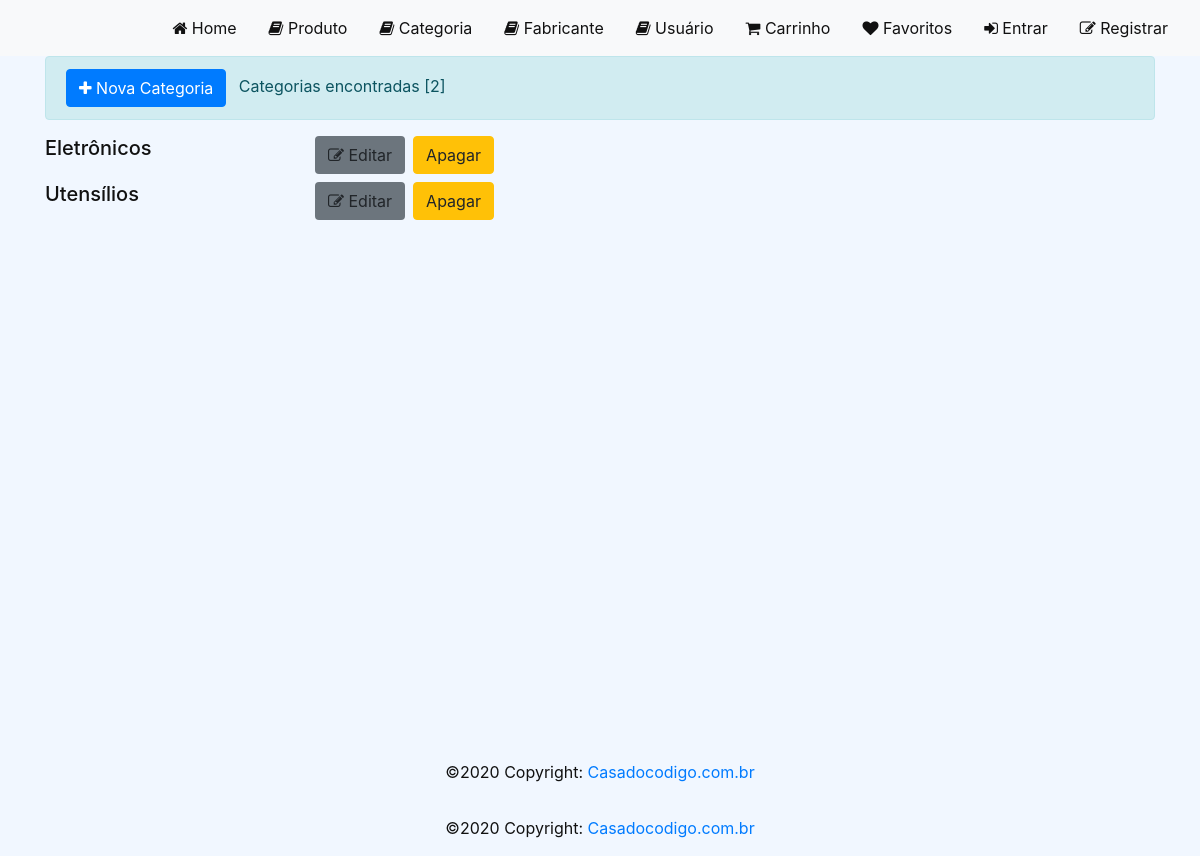
Page /categoria/ on the earlier database version.
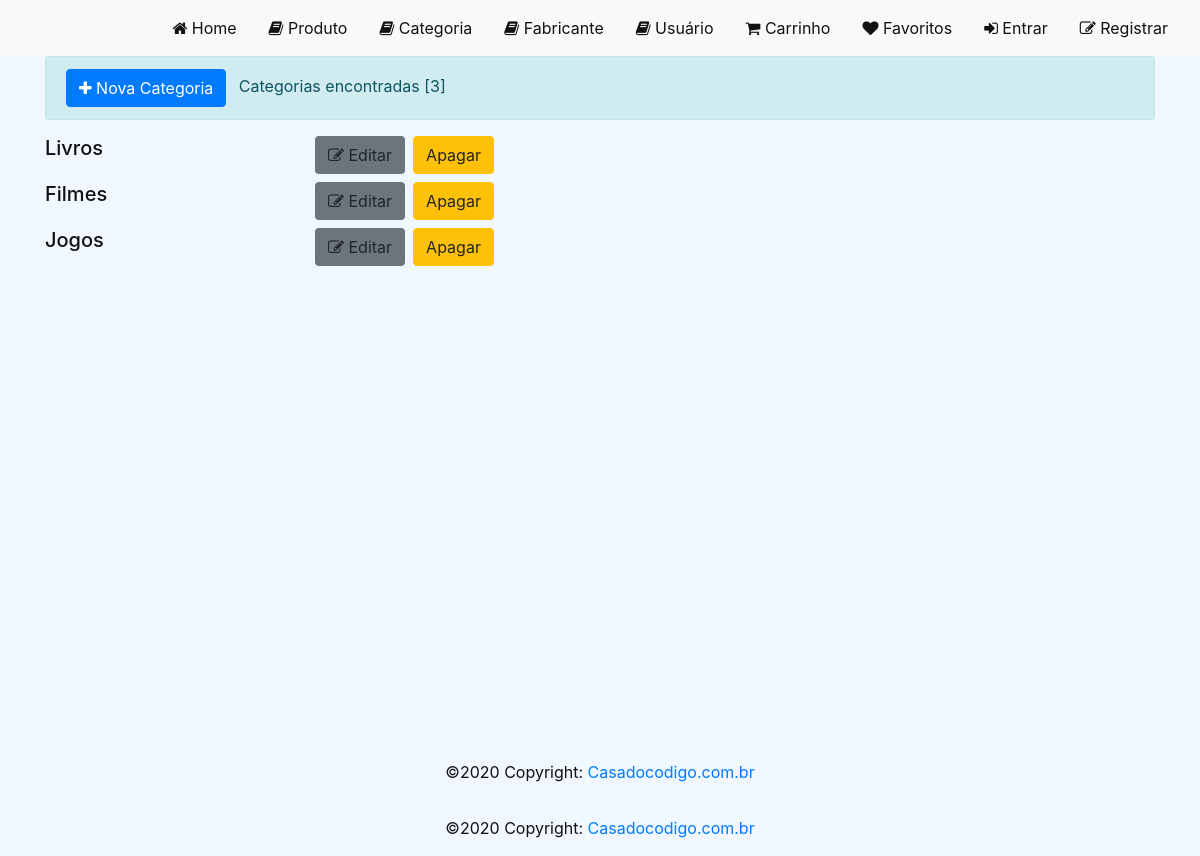
Same page on the later database version.
### loja/models/Categoria.py (models this page shows, shortened)
class Categoria(models.Model):
    Categoria = models.CharField(null=False, max_length=100)
    criado_em = models.DateTimeField(auto_now_add=True)
    alterado_em = models.DateTimeField(auto_now=True)

### loja/views/CategoriaView.py (the view)
def list_categoria_view(request, id=None):
    categorias = Categoria.objects.all()
    context = {'categorias': categorias}
    return render(request, template_name='categoria/categoria.html', context=context, status=200)

### loja/templates/categoria/categoria.html (shortened to what this page needs)
{% extends "base.html" %}
{% load static %}
{% block styles %}
<link rel="stylesheet" href="{% static 'css/home.css' %}">
{% endblock %}
{% block content %}
<div id="content">
    <div class="container">
        <div class="alert alert-info">
            <a href="{% url 'create_categoria' %}" class="btn btn-primary mr-2"><i class="fa fa-plus"></i> Nova Categoria</a>
            Categorias encontradas [{{ categorias|length }}]
        </div>
        {% for categoria in categorias %}
        <div class="row">
            <h5 class="col-md-3">{{ categoria.Categoria }}</h5>
            <a href="{% url 'edit_categoria' categoria.id %}" class="btn bg-secondary mb-2 mr-2"><i class="fa fa-edit"></i> Editar</a>
            <a href="{% url 'delete_categoria' categoria.id %}" class="btn btn-warning mb-2">Apagar</a>
        </div>
        {% endfor %}
    </div>
</div>
{% endblock %}

Differences in the rows shown:
changed Categoria: Categoria "Eletrônicos" → "Livros"
changed Categoria: Categoria "Utensílios" → "Filmes"
added Categoria: Categoria "Jogos"
Other differences:
{{ categorias|length }}: "2" → "3"
